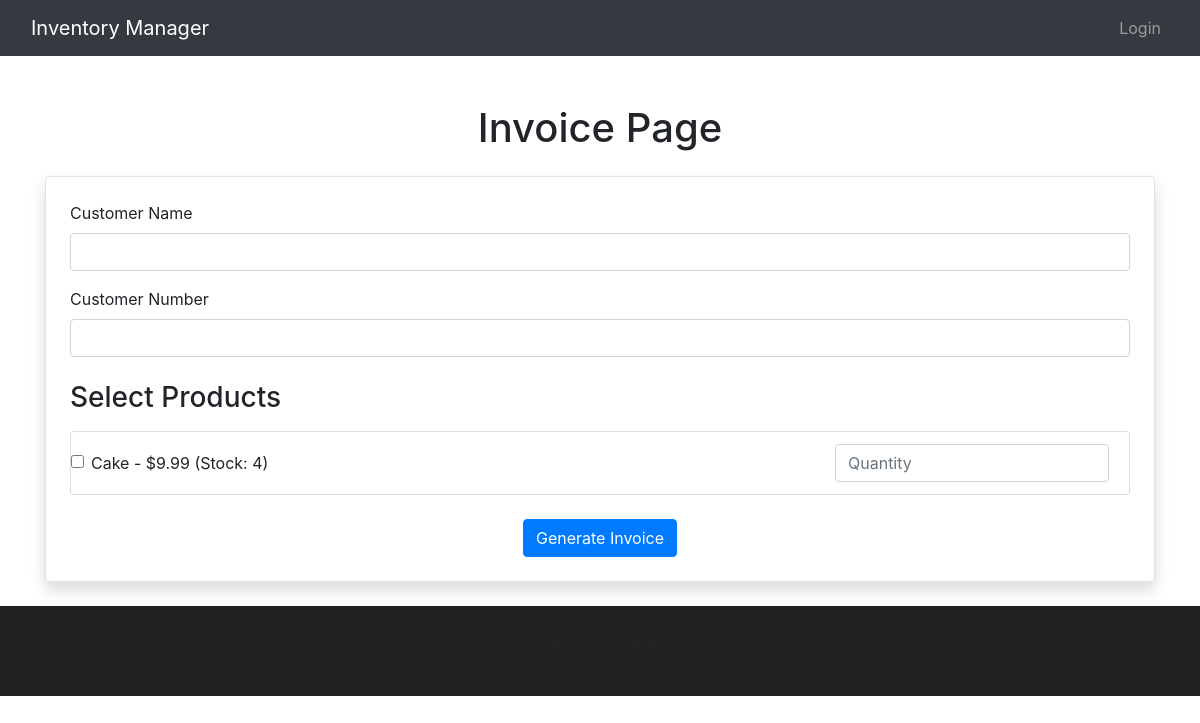
Before: /store/makebill/ with the older database file.
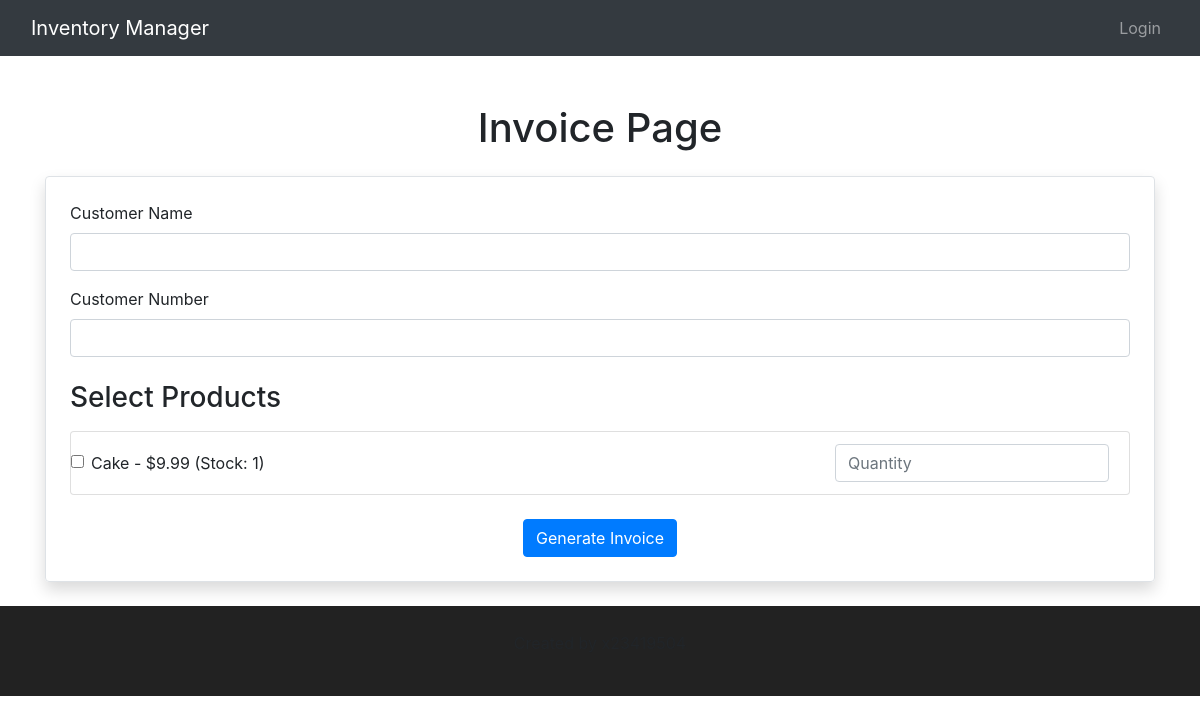
After: the same page with the newer database file.
### store/models.py (models this page shows, shortened)
class Product(models.Model):
    store = models.ForeignKey(Store, on_delete=models.CASCADE, null=True, blank=True)
    name = models.CharField(max_length=100)
    description = models.TextField()
    price = models.DecimalField(max_digits=10, decimal_places=2)
    stock = models.IntegerField()

### store/views.py (the view, shortened to what this page needs)
# urls.py: path('makebill/', views.makebill, name='makebill'),
def makebill(request):
    products = Product.objects.all()
    return render(request, 'invoice.html', {'products': products})

### store/templates/invoice.html (shortened to what this page needs)
{% extends 'base.html' %}
{% block content %}
    <div class="container mt-5">
        <h1 class="text-center mb-4">Invoice Page</h1>
        <form method="POST" class="border p-4 rounded shadow">
            <div class="mb-3">
                <label for="customer_name" class="form-label">Customer Name</label>
                <input type="text" class="form-control" name="customer_name" id="customer_name" required />
            </div>
            <div class="mb-3">
                <label for="customer_number" class="form-label">Customer Number</label>
                <input type="text" class="form-control" name="customer_number" id="customer_number" required />
            </div>
            <h3 class="mt-4 mb-3">Select Products</h3>
            <div class="list-group">
                {% for product in products %}
                {% if product.stock > 0 %}
                    <div class="list-group-item d-flex justify-content-between align-items-center">
                        <div>
                            <input type="checkbox" class="form-check-input me-2" name="product" value="{{ product.id }}" id="product_{{ product.id }}" />
                            <label for="product_{{ product.id }}" class="form-check-label">
                                {{ product.name }} - ${{ product.price }} (Stock: {{ product.stock }})
                            </label>
                        </div>
                        <input type="number" class="form-control w-auto" name="quantity" min="1" placeholder="Quantity" />
                    </div>
                    {% endif %}
                {% endfor %}
            </div>
            <div class="d-flex justify-content-center mt-4">
                <button type="submit" class="btn btn-primary">Generate Invoice</button>
            </div>
        </form>
    </div>
{% endblock %}

Changed rows visible on the page:
changed Product "Cake": stock "4" → "1"
